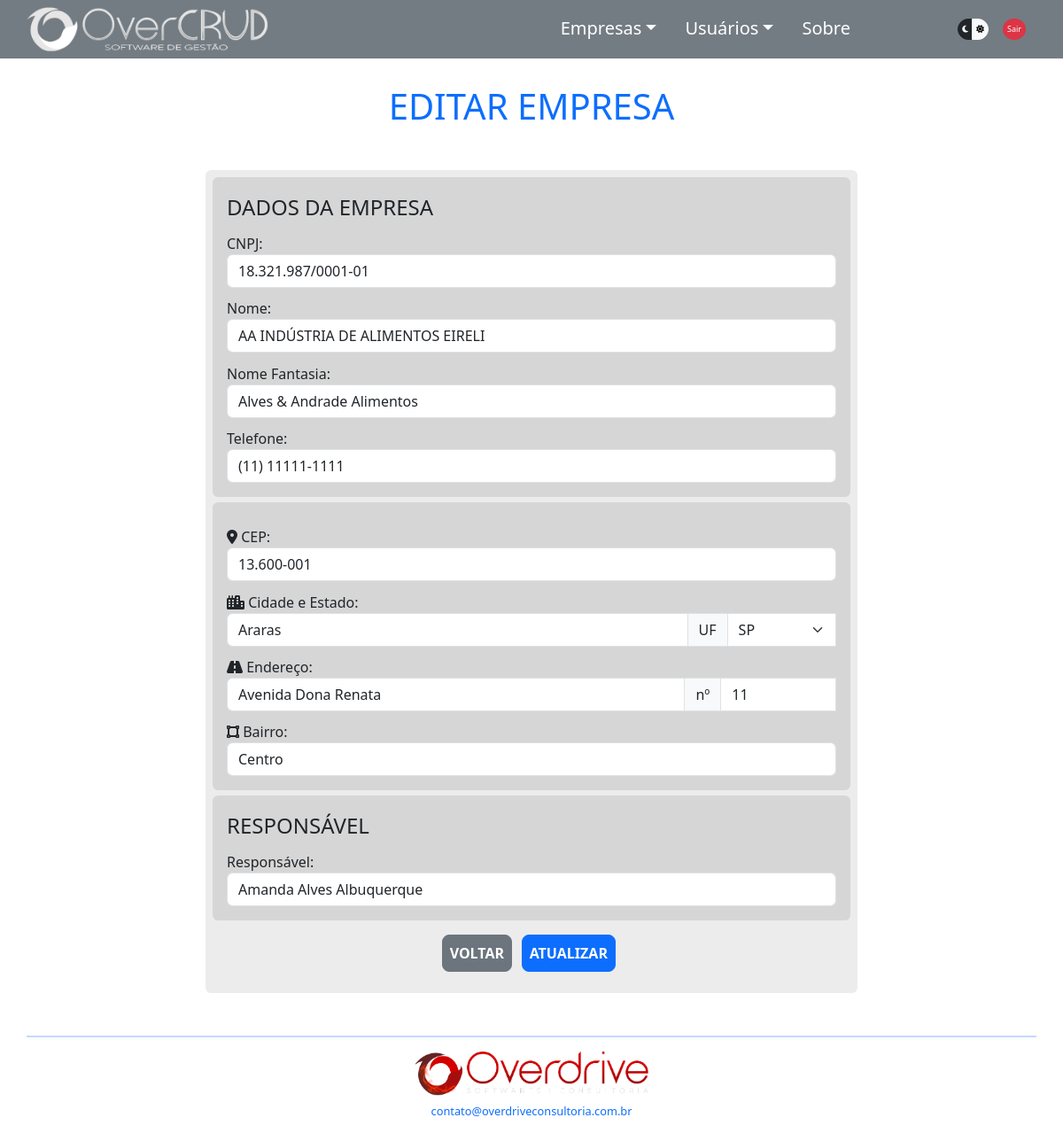
Screenshot of /empeditar.php?idempresa=2 (signed in) with the database file from the repository.
### tables this page shows
CREATE TABLE `empresas` (
  `idempresa` int(11) NOT NULL AUTO_INCREMENT,
  `nome` varchar(64) DEFAULT NULL,
  `telefone` varchar(15) DEFAULT NULL,
  `cnpj` varchar(18) DEFAULT NULL,
  `fantasia` varchar(64) DEFAULT NULL,
  `responsavel` varchar(64) DEFAULT NULL,
  `idenderecoemp` int(11) DEFAULT NULL,
  PRIMARY KEY (`idempresa`),
  KEY `empresas_ibfk_1` (`idenderecoemp`),
  CONSTRAINT `empresas_ibfk_1` FOREIGN KEY (`idenderecoemp`) REFERENCES `enderecos` (`idendereco`)
);

CREATE TABLE `enderecos` (
  `idendereco` int(11) NOT NULL AUTO_INCREMENT,
  `cep` varchar(10) DEFAULT NULL,
  `cidade` varchar(32) NOT NULL,
  `estado` varchar(2) DEFAULT NULL,
  `logradouro` varchar(64) DEFAULT NULL,
  `numlogradouro` varchar(6) DEFAULT NULL,
  `bairro` varchar(32) NOT NULL,
  PRIMARY KEY (`idendereco`)
);

### components/ConexaoBD.php (called while the page is built, shortened)
<?php
class ConexaoBD
{
    public static function conectarBD()
    {
        $db_name = 'overcrud';
        $db_host = 'localhost';
        $db_user = 'root';
        $db_port = '3306';
        $db_password = '';
        $pdo = new PDO("mysql:dbname=$db_name;host=$db_host:$db_port", $db_user, $db_password);
        return $pdo;
    }
};

### components/EmpresaDAO.php (called while the page is built, shortened)
<?php
require_once 'Empresa.php';
class EmpresaDAO
{
    private Empresa $empresa;
    public function __construct($empresaCon)
    {
        $this->empresa = $empresaCon;
    }
    public function getEmpresa()
    {
        return $this->empresa;
    }
    public function consultaDeIdEmp()
    {
        $sqlConsultaIdEmp = ConexaoBD::conectarBD()->query("SELECT * FROM empresas WHERE idempresa='{$this->getEmpresa()->getIdempresa()}'");
        return $sqlConsultaIdEmp;
    }
    public function EmpPorId()
    {
        $sqlConsultaIdEmp = ConexaoBD::conectarBD()->query("SELECT * FROM empresas WHERE idempresa='{$this->getEmpresa()->getIdempresa()}'");
        $empresa = $sqlConsultaIdEmp->fetch(PDO::FETCH_ASSOC);
        return $empresa;
    }
}

### components/Empresa.php (called while the page is built, shortened)
<?php
class Empresa
{
    private int $idempresa;
    public function getIdempresa()
    {
        return $this->idempresa;
    }
    public function setIdempresa($idempresaSet)
    {
        $this->idempresa = $idempresaSet;
    }
};

### resources/listas.php (called while the page is built, shortened)
<?php
$root = $_SERVER["DOCUMENT_ROOT"];
require_once "$root/OverCRUD-main/overcrud/resources/pathing.php";
require_once "$rootOvercrud/components/Empresa.php";
require_once "$rootOvercrud/components/EmpresaDAO.php";
require_once "$rootOvercrud/components/EnderecoDAO.php";
$instanciaEnd = new Endereco();
$instanciaEndDAO = new EnderecoDAO($instanciaEnd);
$listaEnd = $instanciaEndDAO->listarEnderecos();

### components/EnderecoDAO.php (called while the page is built, shortened)
<?php
class EnderecoDAO
{
    public function listarEnderecos()
    {
        $sqlConsultaEnd = ConexaoBD::conectarBD()->query("SELECT * FROM enderecos");
        if ($sqlConsultaEnd->rowCount() > 0) {
            $listaEnd = $sqlConsultaEnd->fetchAll(PDO::FETCH_ASSOC);
            return $listaEnd;
        };
    }
};

### empeditar.php (the view, shortened to what this page needs)
<?php
require_once "./resources/pathing.php";
$voltar = ".";
require_once "$rootOvercrud/components/ConexaoBD.php";
require_once "$rootOvercrud/resources/listas.php";
$idempresa = $_GET['idempresa'];
if (!isset($idempresa)) {
    logoutPagina($voltar);
} else {
    $novaEmpresa = new Empresa();
    $novaEmpresa->setIdempresa($idempresa);
    $novaEmpresaDAO = new EmpresaDAO($novaEmpresa);
};
?>
<!DOCTYPE html>
<html lang="pt-br" data-bs-theme="dark">
<?php
require_once "$rootOvercrud/partials/head.php";
?>
<body>
    <div class="container">
        <div class="row" id="navbartop">
            <?php
            require_once "$rootOvercrud/partials/navbartop.php";
            ?>
        </div>
        <div class="row d-flex justify-content-center mt-5" id="appBody">
            <h1 class="text-center text-primary display-6 my-5">EDITAR EMPRESA</h1>
                <?php
                if ($novaEmpresa->getIdempresa()) {
                    if (($novaEmpresaDAO->consultaDeIdEmp())->rowCount() > 0) {
                        $empresa = $novaEmpresaDAO->EmpPorId();
                        $enderecoEmp = 0;
                        for ($i = 0; $i < count($listaEnd); $i++) {
                            if ($empresa['idenderecoemp'] == $listaEnd[$i]['idendereco']) {
                                $enderecoEmp = $listaEnd[$i];
                            };
                        };
                    } else {
                        mensagemRetorno("Esta empresa não existe no Banco de Dados!", "danger");
                        BotaoVoltar('emplista.php', "secondary");
                    };
                } else {
                    mensagemRetorno("Empresa não encontrada (atributo inexistente)!", "danger");
                    BotaoVoltar('emplista.php', "secondary");
                };
                ?>
            <div
                class="col-10 col-md-8 <?php if (($novaEmpresaDAO->consultaDeIdEmp())->rowCount() == 0) echo 'd-none'; ?>">
                <form class="needs-validation" action="./src/empeditar_action.php" method="POST" novalidate>
                    <fieldset>
                        <legend>DADOS DA EMPRESA</legend>
                        <div class="form-group">
                            <label for="cnpj" class="form-label">CNPJ:</label>
                            <input type="text" class="form-control" name="cnpj" id="cnpj" minlength="18" maxlength="18"
                                data-mask="00.000.000/0000-00" value="<?= $empresa['cnpj'] ?>"
                                oninput="validaCNPJ(), atualizaCNPJ()" required>
                        </div>
                        <div class="form-group">
                            <label for="nome" class="form-label">Nome:</label>
                            <input type="text" class="form-control" name="nome" id="nome" minlength="1" maxlength="64"
                                value="<?= $empresa['nome'] ?>" oninput="validaNome()" required>
                        </div>
                        <div class="form-group">
                            <label for="fantasia" class="form-label">Nome Fantasia:</label>
                            <input type="text" class="form-control" name="fantasia" id="fantasia" minlength="1"
                                maxlength="64" value="<?= $empresa['fantasia'] ?>" oninput="validaFantasia()" required>
                        </div>
                        <div class="form-group">
                            <label for="telefone" class="form-label">Telefone:</label>
                            <input type="tel" class="form-control" name="telefone" id="telefone" minlength="14"
                                maxlength="15" oninput="handlePhone(event)" value="<?= $empresa['telefone'] ?>">
                        </div>
                    </fieldset>
                    <fieldset>
                        <div class="form-group">
                            <label for="cep" class="form-label"><i class="fa-solid fa-location-dot"></i>
                                CEP:</label>
                            <input type="text" class="form-control" name="cep" id="cep" minlength="10" maxlength="10"
                                data-mask="00.000-000" value="<?= $enderecoEmp['cep'] ?>"
                                oninput="buscaCep(), validaCep()" required>
                        </div>
                        <div class="form-group">
                            <label for="cidadeestado" class="form-label"><i class="fa-solid fa-city"></i>
                                Cidade e Estado:</label>
                            <div class="input-group">
                                <input type="text" class="form-control" name="cidadeestado" id="cidadeestado"
                                    style="width: 65%;" minlength="1" maxlength="32"
                                    value="<?= $enderecoEmp['cidade'] ?>" onfocusout="validaCidade()" required>
                                <span class="input-group-text">UF</span>
                                <select class="form-select" name="estadocidade" id="estadocidade"
                                    value="<?= $enderecoEmp['estado'] ?>" onfocusout="validaEstado()" required>
                                    <option value="SP" <?= $enderecoEmp['estado'] == "SP" ? 'selected' : ''; ?>>SP
                                    </option>
                                </select>
                            </div>
                        </div>
                        <div class="form-group">
                            <label for="logradouro" class="form-label"><i class="fa-solid fa-road"></i>
                                Endereço:</label>
                            <div class="input-group">
                                <input type="text" class="form-control" name="logradouro" id="logradouro"
                                    style="width: 60%;" minlength="1" maxlength="64"
                                    value="<?= $enderecoEmp['logradouro'] ?>" onfocusout="validaLogradouro()" required>
                                <span class="input-group-text">nº</span>
                                <input type="text" class="form-control" name="numlogradouro" id="numlogradouro"
                                    minlength="1" maxlength="6" value="<?= $enderecoEmp['numlogradouro'] ?>"
                                    onfocusout="validaNumlogradouro()" required>
                            </div>
                        </div>
                        <div class="form-group">
                            <label for="bairro" class="form-label"><i class="fa-solid fa-vector-square"></i>
                                Bairro:</label>
                            <input type="text" class="form-control" name="bairro" id="bairro" minlength="1"
                                maxlength="32" value="<?= $enderecoEmp['bairro'] ?>" onfocusout="validaBairro()"
                                required>
                        </div>
                    </fieldset>
                    <fieldset>
                        <legend>RESPONSÁVEL</legend>
                        <div class="form-group">
                            <label for="responsavel" class="form-label">Responsável:</label>
                            <input type="text" class="form-control" name="responsavel" id="responsavel" minlength="1"
                                maxlength="64" value="<?= $empresa['responsavel'] ?>" oninput="validaResponsavel()"
                                required>
                        </div>
                    </fieldset>
                    <div class="form-group my-3 text-center">
                        <a href="emplista.php" class="btn btn-secondary loginbtn">VOLTAR</a>
                        <input type="submit" class="btn btn-primary loginbtn" value="ATUALIZAR">
                    </div>
                </form>
            </div>
            <?php
            require_once "$rootOvercrud/partials/footer.php";
            ?>
        </div>
</body>
</html>

### css/style.css (style rules this page uses)
body { min-width: 320px; }
form { background-color: rgba(128, 128, 128, 0.152); padding: 0.5rem; border-radius: 0.4rem; }
.loginbtn { border-radius: 0.5rem; padding: 0.5rem; font-weight: bold; margin-right: 0.4rem; }
.form-label { margin-top: 0.7rem; margin-bottom: 0; }
fieldset { margin-bottom: 0.4rem; background-color: rgba(128, 128, 128, 0.205); padding: 1rem; border-radius: 0.4rem; }
legend { margin: 0; font-size: 1.5rem; font-weight: lighter; }

### rows the page displays
empresas: cnpj "18.321.987/0001-01", nome "AA INDÚSTRIA DE ALIMENTOS EIRELI", fantasia "Alves & Andrade Alimentos", telefone "(11) 11111-1111", responsavel "Amanda Alves Albuquerque"
enderecos: cep "13.600-001", cidadeestado "Araras", estadocidade "SP", logradouro "Avenida Dona Renata", numlogradouro "11", bairro "Centro"
